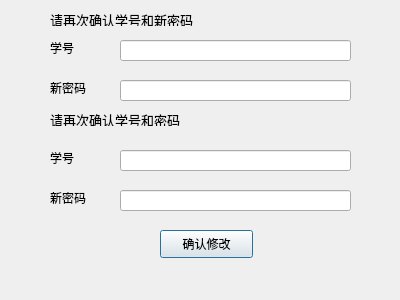
<?xml version="1.0" encoding="UTF-8"?>
<ui version="4.0">
 <class>code_modify_stu_2</class>
 <widget class="QDialog" name="code_modify_stu_2">
  <property name="geometry">
   <rect>
    <x>0</x>
    <y>0</y>
    <width>400</width>
    <height>300</height>
   </rect>
  </property>
  <property name="windowTitle">
   <string>Dialog</string>
  </property>
  <widget class="QLabel" name="label">
   <property name="geometry">
    <rect>
     <x>50</x>
     <y>40</y>
     <width>72</width>
     <height>15</height>
    </rect>
   </property>
   <property name="text">
    <string>学号</string>
   </property>
  </widget>
  <widget class="QLabel" name="label_2">
   <property name="geometry">
    <rect>
     <x>50</x>
     <y>80</y>
     <width>72</width>
     <height>15</height>
    </rect>
   </property>
   <property name="text">
    <string>新密码</string>
   </property>
  </widget>
  <widget class="QLabel" name="label_3">
   <property name="geometry">
    <rect>
     <x>50</x>
     <y>150</y>
     <width>72</width>
     <height>15</height>
    </rect>
   </property>
   <property name="text">
    <string>学号</string>
   </property>
  </widget>
  <widget class="QLabel" name="label_4">
   <property name="geometry">
    <rect>
     <x>50</x>
     <y>190</y>
     <width>72</width>
     <height>15</height>
    </rect>
   </property>
   <property name="text">
    <string>新密码</string>
   </property>
  </widget>
  <widget class="QLabel" name="label_5">
   <property name="geometry">
    <rect>
     <x>50</x>
     <y>110</y>
     <width>181</width>
     <height>16</height>
    </rect>
   </property>
   <property name="text">
    <string>&lt;html&gt;&lt;head/&gt;&lt;body&gt;&lt;p&gt;&lt;span style=&quot; font-size:10pt;&quot;&gt;请再次确认学号和密码&lt;/span&gt;&lt;/p&gt;&lt;/body&gt;&lt;/html&gt;</string>
   </property>
  </widget>
  <widget class="QLineEdit" name="stu_ID">
   <property name="geometry">
    <rect>
     <x>120</x>
     <y>40</y>
     <width>231</width>
     <height>21</height>
    </rect>
   </property>
  </widget>
  <widget class="QLineEdit" name="new_code">
   <property name="geometry">
    <rect>
     <x>120</x>
     <y>80</y>
     <width>231</width>
     <height>21</height>
    </rect>
   </property>
  </widget>
  <widget class="QLineEdit" name="stu_ID_2">
   <property name="geometry">
    <rect>
     <x>120</x>
     <y>150</y>
     <width>231</width>
     <height>21</height>
    </rect>
   </property>
  </widget>
  <widget class="QLineEdit" name="new_code_2">
   <property name="geometry">
    <rect>
     <x>120</x>
     <y>190</y>
     <width>231</width>
     <height>21</height>
    </rect>
   </property>
  </widget>
  <widget class="QPushButton" name="pushButton">
   <property name="geometry">
    <rect>
     <x>160</x>
     <y>230</y>
     <width>93</width>
     <height>28</height>
    </rect>
   </property>
   <property name="text">
    <string>确认修改</string>
   </property>
  </widget>
  <widget class="QLabel" name="label_6">
   <property name="geometry">
    <rect>
     <x>50</x>
     <y>10</y>
     <width>201</width>
     <height>16</height>
    </rect>
   </property>
   <property name="text">
    <string>&lt;html&gt;&lt;head/&gt;&lt;body&gt;&lt;p&gt;&lt;span style=&quot; font-size:10pt;&quot;&gt;请再次确认学号和新密码&lt;/span&gt;&lt;/p&gt;&lt;/body&gt;&lt;/html&gt;</string>
   </property>
  </widget>
  <widget class="QLabel" name="code_new">
   <property name="geometry">
    <rect>
     <x>110</x>
     <y>270</y>
     <width>221</width>
     <height>16</height>
    </rect>
   </property>
   <property name="text">
    <string/>
   </property>
  </widget>
 </widget>
 <resources/>
 <connections/>
</ui>
